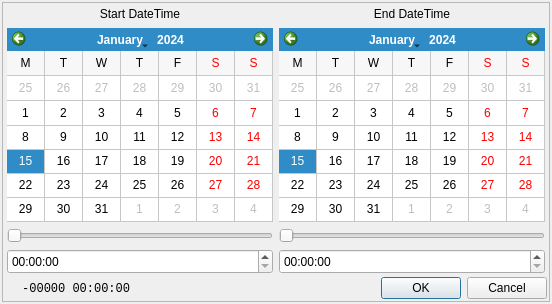
<?xml version="1.0" encoding="UTF-8"?>
<ui version="4.0">
 <class>QEStripChartTimeDialog</class>
 <widget class="QWidget" name="QEStripChartTimeDialog">
  <property name="geometry">
   <rect>
    <x>0</x>
    <y>0</y>
    <width>552</width>
    <height>304</height>
   </rect>
  </property>
  <property name="windowTitle">
   <string>Start/End Date Times</string>
  </property>
  <layout class="QVBoxLayout" name="verticalLayout_3">
   <property name="leftMargin">
    <number>2</number>
   </property>
   <property name="topMargin">
    <number>2</number>
   </property>
   <property name="rightMargin">
    <number>2</number>
   </property>
   <property name="bottomMargin">
    <number>2</number>
   </property>
   <item>
    <widget class="QFrame" name="mainFrame">
     <property name="minimumSize">
      <size>
       <width>548</width>
       <height>300</height>
      </size>
     </property>
     <property name="frameShape">
      <enum>QFrame::StyledPanel</enum>
     </property>
     <property name="frameShadow">
      <enum>QFrame::Raised</enum>
     </property>
     <layout class="QVBoxLayout" name="verticalLayout_4">
      <property name="spacing">
       <number>0</number>
      </property>
      <property name="leftMargin">
       <number>0</number>
      </property>
      <property name="topMargin">
       <number>0</number>
      </property>
      <property name="rightMargin">
       <number>0</number>
      </property>
      <property name="bottomMargin">
       <number>0</number>
      </property>
      <item>
       <widget class="QWidget" name="widget_2" native="true">
        <layout class="QHBoxLayout" name="horizontalLayout_4">
         <property name="spacing">
          <number>2</number>
         </property>
         <property name="leftMargin">
          <number>2</number>
         </property>
         <property name="topMargin">
          <number>2</number>
         </property>
         <property name="rightMargin">
          <number>2</number>
         </property>
         <property name="bottomMargin">
          <number>2</number>
         </property>
         <item>
          <widget class="QWidget" name="widget_3" native="true">
           <property name="minimumSize">
            <size>
             <width>236</width>
             <height>252</height>
            </size>
           </property>
           <layout class="QVBoxLayout" name="verticalLayout">
            <property name="leftMargin">
             <number>2</number>
            </property>
            <property name="topMargin">
             <number>0</number>
            </property>
            <property name="rightMargin">
             <number>2</number>
            </property>
            <property name="bottomMargin">
             <number>0</number>
            </property>
            <item>
             <widget class="QLabel" name="label">
              <property name="minimumSize">
               <size>
                <width>0</width>
                <height>17</height>
               </size>
              </property>
              <property name="text">
               <string>Start DateTime</string>
              </property>
              <property name="alignment">
               <set>Qt::AlignCenter</set>
              </property>
             </widget>
            </item>
            <item>
             <widget class="QCalendarWidget" name="startDate">
              <property name="minimumSize">
               <size>
                <width>240</width>
                <height>168</height>
               </size>
              </property>
              <property name="minimumDate">
               <date>
                <year>2005</year>
                <month>8</month>
                <day>1</day>
               </date>
              </property>
              <property name="maximumDate">
               <date>
                <year>2099</year>
                <month>12</month>
                <day>31</day>
               </date>
              </property>
              <property name="firstDayOfWeek">
               <enum>Qt::Monday</enum>
              </property>
              <property name="gridVisible">
               <bool>true</bool>
              </property>
              <property name="horizontalHeaderFormat">
               <enum>QCalendarWidget::SingleLetterDayNames</enum>
              </property>
              <property name="verticalHeaderFormat">
               <enum>QCalendarWidget::NoVerticalHeader</enum>
              </property>
              <property name="dateEditAcceptDelay">
               <number>500</number>
              </property>
             </widget>
            </item>
            <item>
             <widget class="QSlider" name="startTimeSlider">
              <property name="minimumSize">
               <size>
                <width>0</width>
                <height>15</height>
               </size>
              </property>
              <property name="maximum">
               <number>239</number>
              </property>
              <property name="orientation">
               <enum>Qt::Horizontal</enum>
              </property>
             </widget>
            </item>
            <item>
             <widget class="QTimeEdit" name="startTimeEdit">
              <property name="minimumSize">
               <size>
                <width>0</width>
                <height>25</height>
               </size>
              </property>
              <property name="displayFormat">
               <string>hh:mm:ss</string>
              </property>
             </widget>
            </item>
           </layout>
          </widget>
         </item>
         <item>
          <widget class="QWidget" name="widget_4" native="true">
           <property name="minimumSize">
            <size>
             <width>236</width>
             <height>252</height>
            </size>
           </property>
           <layout class="QVBoxLayout" name="verticalLayout_2">
            <property name="leftMargin">
             <number>2</number>
            </property>
            <property name="topMargin">
             <number>0</number>
            </property>
            <property name="rightMargin">
             <number>2</number>
            </property>
            <property name="bottomMargin">
             <number>0</number>
            </property>
            <item>
             <widget class="QLabel" name="label_2">
              <property name="minimumSize">
               <size>
                <width>0</width>
                <height>17</height>
               </size>
              </property>
              <property name="text">
               <string>End DateTime</string>
              </property>
              <property name="alignment">
               <set>Qt::AlignCenter</set>
              </property>
             </widget>
            </item>
            <item>
             <widget class="QCalendarWidget" name="endDate">
              <property name="minimumSize">
               <size>
                <width>240</width>
                <height>168</height>
               </size>
              </property>
              <property name="minimumDate">
               <date>
                <year>2005</year>
                <month>8</month>
                <day>1</day>
               </date>
              </property>
              <property name="maximumDate">
               <date>
                <year>2099</year>
                <month>12</month>
                <day>31</day>
               </date>
              </property>
              <property name="firstDayOfWeek">
               <enum>Qt::Monday</enum>
              </property>
              <property name="gridVisible">
               <bool>true</bool>
              </property>
              <property name="horizontalHeaderFormat">
               <enum>QCalendarWidget::SingleLetterDayNames</enum>
              </property>
              <property name="verticalHeaderFormat">
               <enum>QCalendarWidget::NoVerticalHeader</enum>
              </property>
              <property name="dateEditAcceptDelay">
               <number>500</number>
              </property>
             </widget>
            </item>
            <item>
             <widget class="QSlider" name="endTimeSlider">
              <property name="minimumSize">
               <size>
                <width>0</width>
                <height>15</height>
               </size>
              </property>
              <property name="maximum">
               <number>239</number>
              </property>
              <property name="orientation">
               <enum>Qt::Horizontal</enum>
              </property>
             </widget>
            </item>
            <item>
             <widget class="QTimeEdit" name="endTimeEdit">
              <property name="minimumSize">
               <size>
                <width>0</width>
                <height>25</height>
               </size>
              </property>
              <property name="displayFormat">
               <string>hh:mm:ss</string>
              </property>
             </widget>
            </item>
           </layout>
          </widget>
         </item>
        </layout>
       </widget>
      </item>
      <item>
       <widget class="QWidget" name="widget_1" native="true">
        <property name="minimumSize">
         <size>
          <width>0</width>
          <height>25</height>
         </size>
        </property>
        <property name="maximumSize">
         <size>
          <width>16777215</width>
          <height>25</height>
         </size>
        </property>
        <layout class="QHBoxLayout" name="horizontalLayout_3">
         <property name="spacing">
          <number>0</number>
         </property>
         <property name="leftMargin">
          <number>2</number>
         </property>
         <property name="topMargin">
          <number>0</number>
         </property>
         <property name="rightMargin">
          <number>2</number>
         </property>
         <property name="bottomMargin">
          <number>0</number>
         </property>
         <item>
          <widget class="QLabel" name="duration">
           <property name="minimumSize">
            <size>
             <width>129</width>
             <height>0</height>
            </size>
           </property>
           <property name="font">
            <font>
             <family>Monospace</family>
            </font>
           </property>
           <property name="text">
            <string>-00000 00:00:00</string>
           </property>
           <property name="alignment">
            <set>Qt::AlignRight|Qt::AlignTrailing|Qt::AlignVCenter</set>
           </property>
           <property name="indent">
            <number>4</number>
           </property>
          </widget>
         </item>
         <item>
          <spacer name="horizontalSpacer">
           <property name="orientation">
            <enum>Qt::Horizontal</enum>
           </property>
           <property name="sizeHint" stdset="0">
            <size>
             <width>204</width>
             <height>17</height>
            </size>
           </property>
          </spacer>
         </item>
         <item>
          <widget class="QDialogButtonBox" name="buttonBox">
           <property name="minimumSize">
            <size>
             <width>188</width>
             <height>0</height>
            </size>
           </property>
           <property name="standardButtons">
            <set>QDialogButtonBox::Cancel|QDialogButtonBox::Ok</set>
           </property>
          </widget>
         </item>
        </layout>
       </widget>
      </item>
     </layout>
    </widget>
   </item>
  </layout>
 </widget>
 <resources/>
 <connections/>
</ui>
